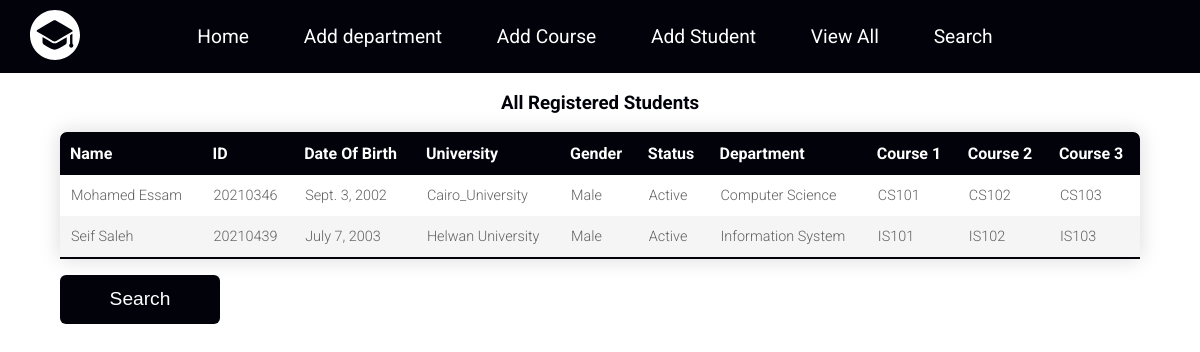
Page /main/all-students/ on the committed database.
### administrator/models.py (models this page shows, shortened)
class Student(models.Model):
    id = models.IntegerField(primary_key=True, auto_created=True)
    department_name = models.ForeignKey(Department, models.DO_NOTHING, db_column='department_name', null=True)
    name = models.CharField(max_length=255)
    gender = models.CharField(max_length=6)
    university = models.CharField(max_length=255)
    status = models.CharField(max_length=255)
    date_of_birth = models.DateField(null=True)
    course1 = models.ForeignKey(Course, related_name='student_course1', on_delete=models.CASCADE, null=True)
    course2 = models.ForeignKey(Course, related_name='student_course2', on_delete=models.CASCADE, null=True)
    course3 = models.ForeignKey(Course, related_name='student_course3', on_delete=models.CASCADE, null=True)
    class Meta:
        managed = False
        db_table = 'Student'

class Department(models.Model):
    name = models.CharField(primary_key=True, max_length=255)
    def __str__(self):
        return self.name
    class Meta:
        managed = False
        db_table = 'Department'

class Course(models.Model):
    name = models.CharField(primary_key=True, max_length=255)
    department_name = models.ForeignKey('Department', models.DO_NOTHING, db_column='department_name')
    hours = models.IntegerField()
    days = models.IntegerField()
    hall_number = models.IntegerField()
    def __str__(self):
        return self.name
    class Meta:
        managed = False
        db_table = 'Course'

### administrator/views.py (the view)
# urls.py: path('main/all-students/', views.all_students, name='all-students-page'),
def all_students(request):
    data = Student.objects.all()
    return render(request, 'all-students-page.html', {'data': data})

### administrator/templates/all-students-page.html (shortened to what this page needs)
{% extends "base.html" %}
{% load static %}
{% block static_cssFile %}
<link rel="stylesheet" href="{% static 'CSS/all_students_page.css' %}">
{% endblock %}
{% block Bodycontent %}
<div id="divtable">
  <table class="main_table">
    <caption><h3>All Registered Students</h3></caption>
    <thead>
      <tr>
        <th id="name">Name</th>
        <th>ID</th>
        <th>Date Of Birth</th>
        <th>University</th>
        <th>Gender</th>
        <th>Status</th>
        <th>Department</th>
        <th>Course 1</th>
        <th>Course 2</th>
        <th>Course 3</th>
      </tr>
    </thead>
    <tbody>
        {% for item in data %}
            <tr>
                <td>{{ item.name }}</td>
                <td>{{ item.id }}</td>
                <td>{{ item.date_of_birth }}</td>
                <td>{{ item.university }}</td>
                <td>{{ item.gender }}</td>
                <td>{{ item.status }}</td>
                <td>{{ item.department_name }}</td>
                <td>{{ item.course1 }}</td>
                <td>{{ item.course2 }}</td>
                <td>{{ item.course3 }}</td>
            </tr>
        {% endfor %}
    </tbody>
  </table>
  <div id="srchbtn">
    <button class="btn to-right-btn" id="search-btn"><span>Search</span></button>
  </div>
</div>
{% endblock %}

### administrator/templates/base.html (shortened to what this page needs)
{% load static %}
<!DOCTYPE html>
<html>
    <head>
        <link rel="stylesheet" href="{% static 'CSS/style.css' %}" />
        {% block static_cssFile %}
        {% endblock %}
        <link rel="stylesheet" href="{% static 'CSS/all.min.css' %}" />
    </head>
    <body>
        {% block navBar %}
        <nav>
            <div class="container">
                <div class="logo">
                    <a href="{%url 'admin-panel' %}"
                    ><img src="{% static 'svg/logo.svg' %}" alt="logo" height="100%"
                    /></a>
                </div>
                <div class="links">
                <ul>
                    <li class="main-list"><a href="{% url 'admin-panel' %}">Home</a></li>
                    <li class="main-list"><a href="{% url 'add-department' %}">Add department</a></li>
                    <li class="main-list"><a href="{% url 'add-course' %}">Add Course</a></li>
                    <li class="main-list"><a href="{% url 'registration' %}">Add Student</a></li>
                    <li class="main-list"><a href="{% url 'all-students-page' %}">View All</a></li>
                    <li class="main-list"><a href="{% url 'search-page' %}">Search</a></li>
                </ul>
                </div>
            </div>
        </nav>
        {% endblock %}
        {% block Bodycontent %}
        {% endblock %}
    </body>
</html>

### administrator/static/CSS/style.css (style rules this page uses)
* { box-sizing: border-box; }
body { margin: 0; }
:root { --padding-x: 20px; --padding-y: 10px; --mainColor: #02020b; --lightColor-1: #ece4b7; --lightColor-2: #e6aa68; --lightColor-3: #ffffff; --lightColor-4: #f8f7f9; --darkColor-1: #191921; --darkColor-2: #303037; --darkColor-3: #f9f9f9; --dangerColor: #ef5350; --bs-border-width: 1px; --bs-border-radius: 0.375rem; --mainTransition: 0.5s; --boxShadow: 1px 1px 2px var(--darkColor-2); font-family: "Roboto", sans-serif; font-weight: 300; color: var(--darkColor); }
.btn { --bs-btn-padding-x: 0.75rem; --bs-btn-padding-y: 0.65rem; --bs-btn-font-weight: 400; --bs-btn-line-height: 1.5; --bs-btn-color: var(--lightColor-3); --bs-btn-bg: var(--mainColor); --bs-btn-border-width: var(--bs-border-width); --bs-btn-border-color: transparent; --bs-btn-border-radius: var(--bs-border-radius); display: inline-block; padding: var(--bs-btn-padding-y) var(--bs-btn-padding-x); font-weight: var(--bs-btn-font-weight); line-height: var(--bs-btn-line-height); color: var(--bs-btn-color); cursor: pointer; border: none; border-radius: var(--bs-btn-border-radius); background-color: var(--bs-btn-bg); transition: color 0.15s ease-in-out, background-color 0.15s ease-in-out, border-color 0.15s ease-in-out, box-shadow 0.15s ease-in-out; width: 120px; position: relative; font-size: 1.2em; font-weight: 400; }
.btn span { transition: var(--mainTransition); display: block; }
.btn::after { content: ""; background-color: var(--lightColor-3); opacity: 0; position: absolute; width: 100%; height: 100%; top: 0; right: 0; transition: var(--mainTransition); }
.container { width: 95%; padding: 10px 20px; margin: auto; }
nav { background-color: var(--mainColor); position: sticky; top: 0; left: 0; right: 0; z-index: 2; color: var(--lightColor-3); font-weight: 400; font-size: 1.2em; }
nav .container { display: flex; justify-content: center; position: relative; }
nav .container .logo { height: 50px; position: absolute; left: 0; }
nav .container .links { transition: var(--mainTransition); transform-origin: top center; display: flex; justify-content: flex-end; }
nav .container .links ul { display: block; list-style: none; margin: 0; padding: 0; }
nav .container .links ul li { margin-right: 10px; display: inline-block; padding: var(--padding-y) var(--padding-x); }
nav .container .links ul li a { display: block; text-decoration: none; color: var(--lightColor); padding: calc(var(--padding-y) / 2) 0; }
nav .container .links .main-list > a { display: inline-block; position: relative; text-align: center; transition: var(--mainTransition); }
nav .container .links .main-list > a::after { content: ""; width: 0; position: absolute; left: 50%; bottom: -3px; height: 2px; transition: var(--mainTransition); background-color: var(--lightColor-2); }

### administrator/static/CSS/all_students_page.css (style rules this page uses)
body { background-color: var(--lightColor); }
#divtable { display: flex; flex-direction: column; flex-wrap: wrap; align-items: center; }
.main_table { width: 90%; border-collapse: collapse; box-shadow: 0 0 20px rgba(0, 0, 0, 0.15); }
.main_table caption { color: var(--mainColor) }
thead { border-radius: 5px 5px 0 0; white-space:nowrap; }
thead tr { text-align: left; background-color: var(--mainColor); color: white; }
thead th { padding: 12px 10px; }
thead th:first-child { border-radius: 7px 0 0 0; }
thead th:last-child { border-radius: 0 7px 0 0; }
tbody td { padding: 12px 10px 12px 11px; }
tbody tr { text-align: left; color: #626161; font-size: 0.9em; background-color: white; }
tbody tr:nth-of-type(even) { background-color: #f5f5f5; }
tbody tr:last-child { border-style: solid; border-color: var(--mainColor); border-width: 0 0 2px 0; }
#srchbtn { height: 80px; width: 90%; display: flex; flex-direction: column; align-items: flex-start; justify-content: center; }
.btn { width: 160px; }

### rows in the picture
Student: name "Mohamed Essam", id "20210346", date_of_birth "Sept. 3, 2002", university "Cairo_University", gender "Male", status "Active", department_name "Computer Science", course1 "CS101", course2 "CS102", course3 "CS103"
Student: name "Seif Saleh", id "20210439", date_of_birth "July 7, 2003", university "Helwan University", gender "Male", status "Active", department_name "Information System", course1 "IS101", course2 "IS102", course3 "IS103"
